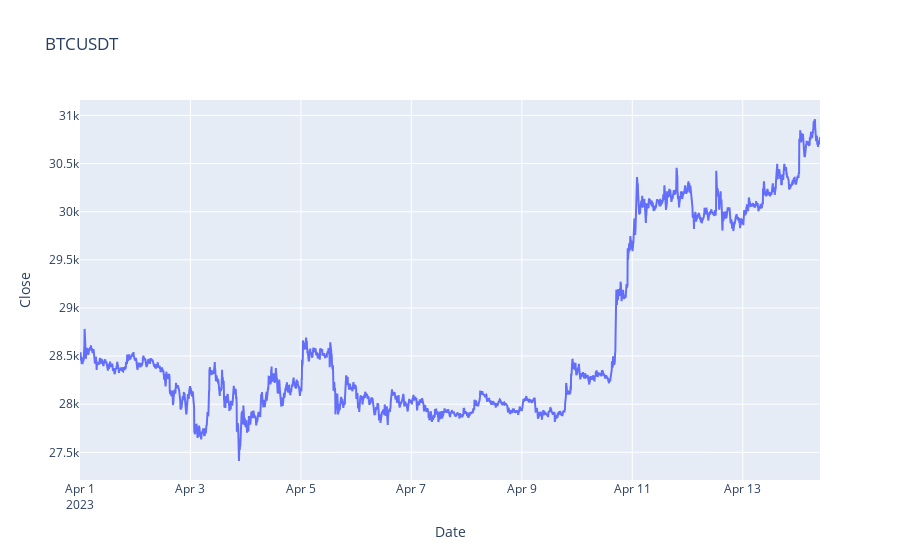

Here is the notebook cell this chart was saved with:
### Code cell
orig_close = go.Scatter(
    x = df.index,
    y = df[close_column_name],
    mode = 'lines',
    name = 'Price'
)
layout = go.Layout(
    title = Set.symbol,
    xaxis = {'title' : "Date"},
    yaxis = {'title' : "Close"}
)
fig = go.Figure(data=[orig_close], layout=layout)
fig.show()

### Figure 1 — Plotly figure (JSON) as saved in the notebook; plotly's stock layout.template omitted (floating-point values rounded to 4 significant figures; data arrays with more than 128 entries replaced by an {"elided": "..."} marker saying what was removed)
{"data": [{"mode": "lines", "name": "Price", "type": "scatter", "x": {"elided": "3860 str values"}, "y": {"elided": "3860 float values"}}], "layout": {"title": {"text": "BTCUSDT"}, "xaxis": {"title": {"text": "Date"}}, "yaxis": {"title": {"text": "Close"}}}}
